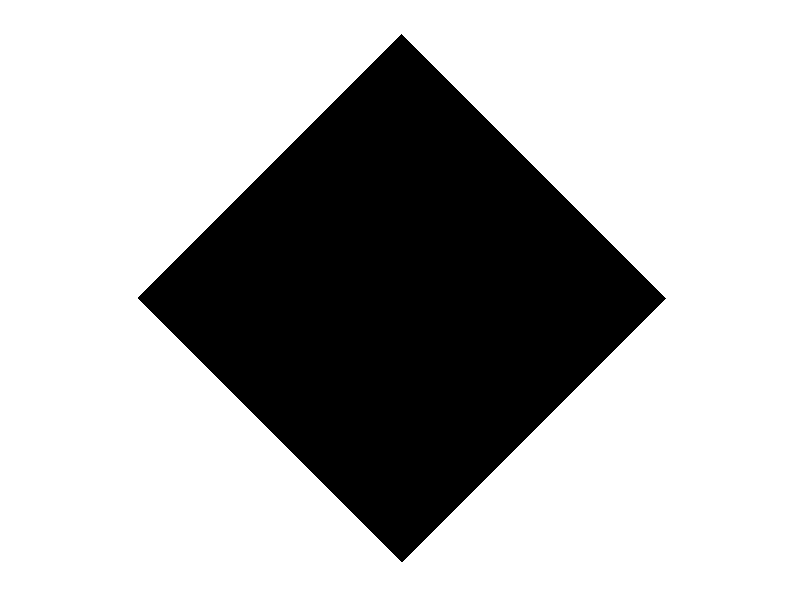

The R script that drew this image: (Note: a time limit stopped this script after it produced the figure.)
#========================================================
# Deterministic Algorithm Example: Twindragon
#========================================================


 library(ggplot2)

  # = Pick the number of iterations =
  N <- 12
  
  lambda <- 1/sqrt(2)
  theta <- pi/4
  R <- matrix(data=c(cos(theta), -sin(theta), sin(theta), cos(theta)), byrow=TRUE, nrow=2, ncol=2)
  
  A <- lambda*R
  
  f_1 <- function(x){
    A%*%x
  }
  
  f_2 <- function(x){
    A%*%x + c(1/2, -1/2)
  }
  

  
  
  # = = = = = = = = = = = = 
  
  # = Define the starting set =
  
  a <- c(0,0)
  b <- c(1/2,-1/2)
  c <- c(1/2,1/2)
  d <- c(1,0)
  
  S<-list()
  S[[1]] <- a
  S[[2]] <- b
  S[[3]] <- d
  S[[4]] <- c
  
  ref <- c(1/2, 0)
  
  # Plot the starting set
  # = Prep to plot the lines between the pairs of points in the list S
  
  X1<-vector()
  X2<-vector()
  
  for(j in 1:length(S)){
    p <- S[[j]]
    X1[j] <- p[1]
    X2[j] <- p[2]
    
  } 
  
  # Combine regions into one dataframe, using convex hull to fix ordering
  df <- data.frame(X1 = X1, X2 = X2)
  
  # Define id variables to specify groups to be shaded
  ids <- c(1)
  
  # Combine a ids, a constant shading value, and vertices
  datapoly <- data.frame(
    id = rep(ids, each = 1),
    value = rep(1, each = 1),
    x = df$X1,
    y = df$X2
  )
  
  #Create the plot
  p <- ggplot(datapoly, aes(x = x, y = y)) +
    geom_polygon(aes(fill = value, group = id))
  p + guides(fill=FALSE) +
    scale_fill_gradient(low="black", high="black") +
    theme(aspect.ratio=1) + xlab("") + ylab("") + theme(aspect.ratio=1) +
    theme(axis.line=element_blank(),
          axis.text.x=element_blank(),
          axis.text.y=element_blank(),
          axis.ticks=element_blank(),
          axis.title.x=element_blank(),
          axis.title.y=element_blank(),
          legend.position="none",
          panel.background=element_blank(),
          panel.border=element_blank(),
          panel.grid.major=element_blank(),
          panel.grid.minor=element_blank(),
          plot.background=element_blank())
  
  
  
  # = = = = = = = = = = = = = = = = = = = = = = = = =
  
  
  # = Iterate the functions =
  
  FF <- list()
  pts <- list()
  refs <- list()
  
  refs[[1]] <- ref
  
  for(i in 1:N){
    
    for(j in 1:length(refs)){
      
      pts[[j]] <- list(f_1(refs[[j]]),
                       f_2(refs[[j]]))
    }
    
    for(j in 1:length(S)){
      
      FF[[j]] <- list(f_1(S[[j]]),
                      f_2(S[[j]]))
      
    }
    
    S <- unlist(FF, recursive = FALSE)
    refs <- unlist(pts, recursive=FALSE)
  }

  
# = Prep to plot the lines between the pairs of points in the list S
 
  X<-vector()
  Y<-vector()
  
  for(j in 1:length(S)){
   p <- S[[j]]
    X[j] <- p[1]
    Y[j] <- p[2]
  
 } 
  
# Prepare reference x and y values
  x<-vector()
  y<-vector()
  
  for(j in 1:length(refs)){
    r <- refs[[j]]
    x[j] <- r[1]
    y[j] <- r[2]
  } 

#----------------------------------------------------------
# Prepare a list of vertices to use as the shading polygons

refs_df <- data.frame(x,y)
pts_df <- data.frame(X, Y)
regions <- list()
corners <- list()

shrink <- lambda^N + 0.001

 for(i in 1:length(refs)){
   for(j in 1: nrow(pts_df)){
     how_far <- c(sqrt((pts_df[[j,1]]-refs_df[[i,1]])^2 + (pts_df[[j,2]]-refs_df[[i,2]])^2))
     if(how_far <= shrink){
       corners[[j]] <- pts_df[j,]
     } else{corners[[j]] <- NA}
   }
   regions[[i]]<- corners
 }

#-----------------------------------------------
# Convert each list of vertices to a dataframe

regions_dfs <- list()

for(j in 1:length(regions)){
  
  test_region <- regions[[j]]
  tr_df <- data.frame(matrix(NA, nrow = length(test_region), ncol = 2))
  
  for(i in 1:length(test_region)){
    if(length(test_region[[i]][1])>0 & length(test_region[[i]][2])>0){
      
      tr_df[i,1] <- test_region[[i]][1]
      tr_df[i,2] <- test_region[[i]][2]
      
    }
  }
  
  # Remove null rows
  tr_df <- tr_df[unique(which(!is.na(tr_df), arr.ind = TRUE)[,1]),]
  
  # Remove duplicates
  tr_df <- tr_df[!duplicated(round(tr_df, digits=8)), ]
  
  # Add to list of dataframes
  regions_dfs[[j]] <- tr_df
}

#---------------------------------------------------------------------------------
# Plot the shading using geom_polygon
# When using geom_polygon, you will typically need two data frames:
# one contains the coordinates of each polygon (positions),  and the
# other the values associated with each polygon (values).  An id
# variable links the two together

# Combine regions into one dataframe, using convex hull to fix ordering
df <- regions_dfs[[1]]
df <- df[chull(df),]

for(i in 2:length(regions_dfs)){
  add_below <- regions_dfs[[i]]
  df <- rbind(df, add_below[chull(add_below),])
}
row.names(df) <- c(1:nrow(df))

# Define id variables to specify groups to be shaded
ids <- c(1:length(regions_dfs))

# Combine a ids, a constant shading value, and vertices
datapoly <- data.frame(
  id = rep(ids, each = 4),
  value = rep(1, each = 4^N),
  x = df$X1,
  y = df$X2
)

n_poly <- 4*2^N
datapoly <- datapoly[1:n_poly,]

# Create the plot
p <- ggplot(datapoly, aes(x = x, y = y)) +
  geom_polygon(aes(fill = value, group = id))
p + guides(fill=FALSE) +
    scale_fill_gradient(low="black", high="black")  + xlab("") + ylab("")

#Create the plot
p <- ggplot(datapoly, aes(x = x, y = y)) +
  geom_polygon(aes(fill = value, group = id))
p + guides(fill=FALSE) +
  scale_fill_gradient(low="black", high="black") + xlab("") + ylab("")   +
  theme(axis.line=element_blank(),
        axis.text.x=element_blank(),
        axis.text.y=element_blank(),
        axis.ticks=element_blank(),
        axis.title.x=element_blank(),
        axis.title.y=element_blank(),
        legend.position="none",
        panel.background=element_blank(),
        panel.border=element_blank(),
        panel.grid.major=element_blank(),
        panel.grid.minor=element_blank(),
        plot.background=element_blank())
